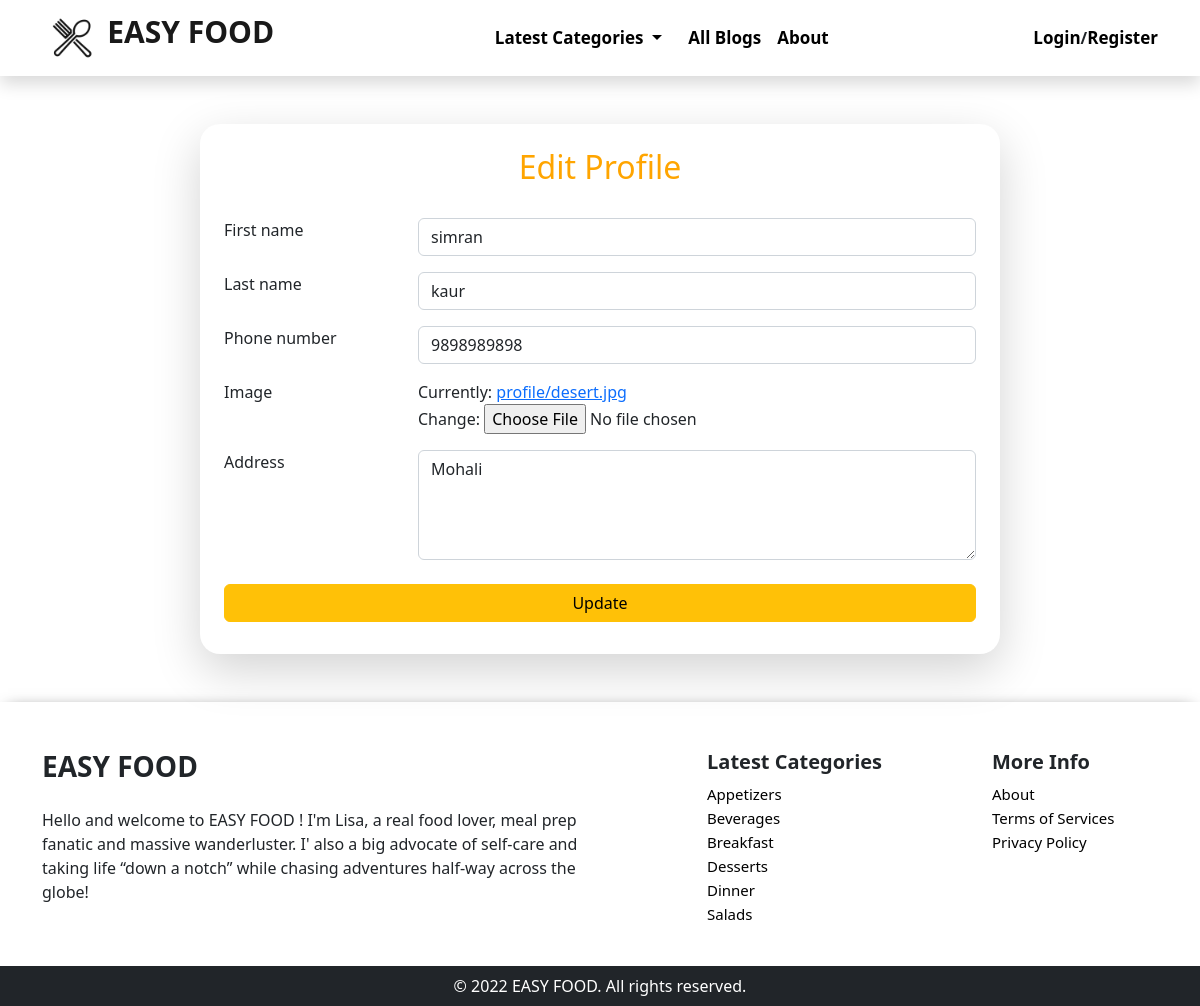
The app's page /edit-profile/admin, older data.
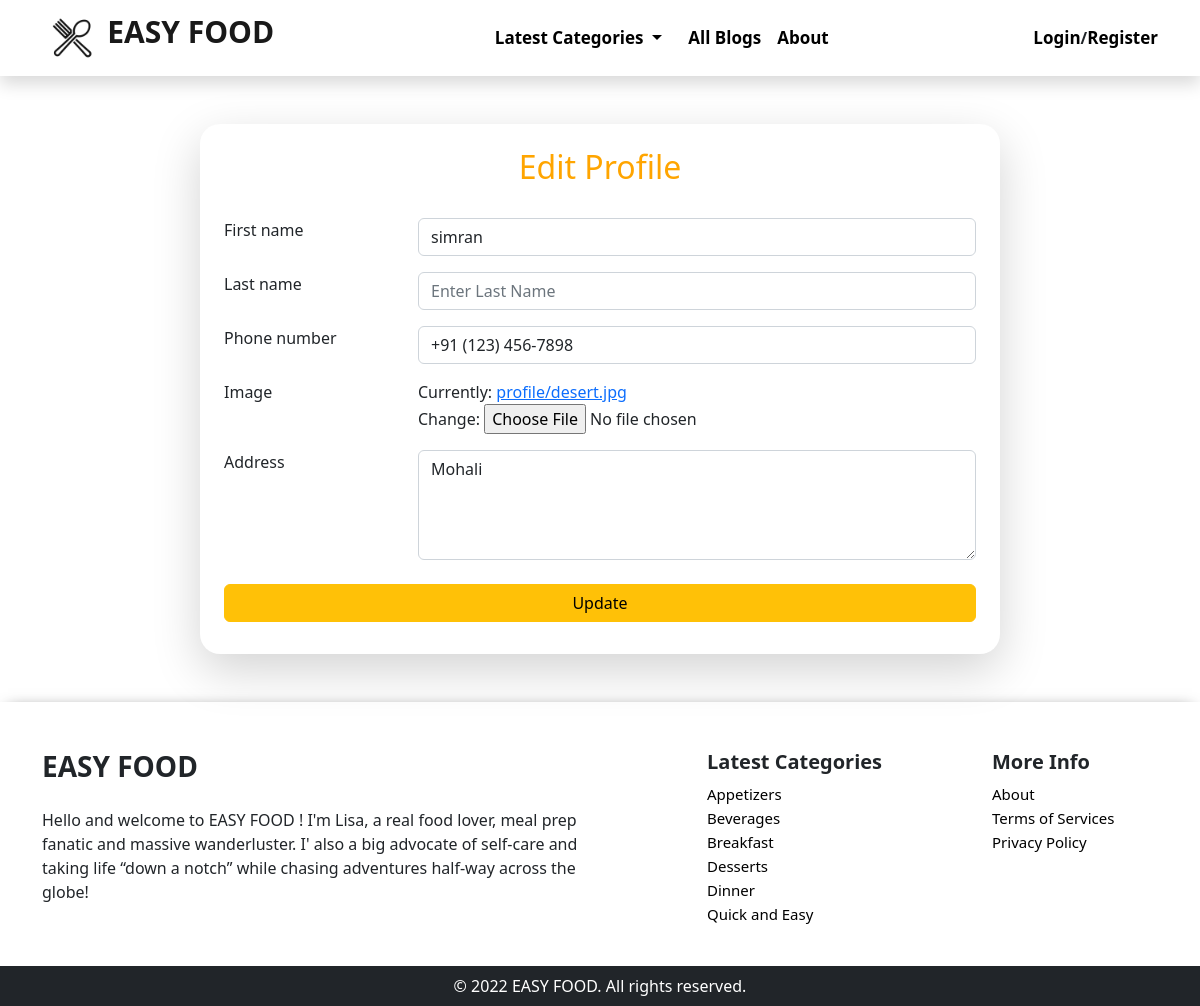
The same page, newer data.
### blogapp/models.py (models this page shows, shortened)
class CustomUsers(AbstractUser):
    email = models.EmailField(blank=False , unique=True)
    created_at = models.DateTimeField(auto_now_add=True)
    updated_at = models.DateTimeField(auto_now= True)
    first_name = models.CharField(max_length=255,blank =False)
    phone_number = models.CharField(max_length=20 , blank=True, unique=True)
    address= models.TextField( blank=True)
    image = models.ImageField(upload_to = 'profile/',  blank=True)

class Category(models.Model):
    name=models.CharField(max_length=200)
    slug = models.SlugField(max_length = 200, blank=True)
    image = models.ImageField(upload_to ='category/', blank=True)
    created_at = models.DateTimeField(auto_now_add=True)
    updated_at = models.DateTimeField(auto_now= True)

### blogapp/views.py (the view)
# urls.py: path('edit-profile/<username>', views.edit_profile,name="edit-profile"),
def edit_profile(request, username):
    blogs = blog()
    user = CustomUsers.objects.get(username=username)
    if request.method == 'POST':
        fm = Register_form(request.POST, instance=user)
        first_name = request.POST['first_name']
        last_name = request.POST['last_name']
        phone_number = request.POST['phone_number']
        address = request.POST['address']
        try:
            user.image = request.FILES['image']
        except:
            pass
        user.save()
        if ((re.match("^[a-zA-Z]+$", first_name))):
            if(((phone_number == "") or (re.match("^(\+\d{1,2}\s)?\(?\d{3}\)?[\s.-]\d{3}[\s.-]\d{4}$", phone_number))) and ((last_name == "") or (re.match ("^[a-zA-Z]+$",last_name)))):
                CustomUsers.objects.filter(username=username).update(first_name=first_name, last_name=last_name, phone_number=phone_number,address=address)
                messages.success(request, "Profile updated successfuly !")
                return HttpResponseRedirect(f"/profile/{username}")
        else:
            messages.error(request, 'Inavalid Credentials')
    else:
        fm = Register_form(instance = user)
    return render(request, 'blogapp/edit_profile.html', {'form': fm, 'blogs': blogs, 'user' : user})

### blog/context_processors.py (called while the page is built)
def nav(request):
    blog= Category.objects.all()
    return {'category' : blog}

### blogapp/views.py (called while the page is built)
def blog():
    category = Category.objects.all().order_by('-updated_at').order_by('name')
    blog = []
    for i in category:
        present = Post.objects.filter(category_id=i.pk)
        if present.exists():
            blog.append(Category.objects.all().get(id=i.pk))
    return blog

### blogapp/templates/blogapp/edit_profile.html (shortened to what this page needs)
{% extends 'base.html' %}
{% load static %}
{% block content %}
{% include "blogapp/navbar.html" %}
<div class="py-xs-0 py-md-5 py-sm-5 py-lg-5 ">
    <form method="POST" novalidate enctype="multipart/form-data" action=""
        class="px-4 shadow-lg  mx-auto register-form bg-white col-xs-8 col-sm-8 col-md-5 col-lg-8 py-4">
        <h2 class="text-center pb-3 register-heading">Edit Profile</h1>
            <div class="row my-3">
                <div class="col-3">{{form.first_name.label}}</div>
                <div class="col-9">
                    {{form.first_name}}
                </div>
            </div>
            <div class="row my-3">
                <div class="col-3">{{form.last_name.label}}</div>
                <div class="col-9">
                    {{form.last_name}}
                </div>
            </div>
            <div class=" row my-3">
                <div class="col-3">{{form.phone_number.label}} </div>
                <div class="col-9">{{form.phone_number}}
                </div>
            </div>
            <div class="row my-3">
                <div class="col-3">Image</div>
                <div class="col-9">Currently: <a href="{{user.image.url}}">{{user.image}}</a>
                    <br> Change:
                    <input type="file" name="image" accept="image/*" id="id_image">
                </div>
            </div>
            <div class="row my-3">
                <div class="col-3">{{form.address.label}}</div>
                <div class="col-9">{{form.address}}
                </div>
            </div>
            <input type="submit" onclick="validate()" value="Update" class="my-2 w-100 btn btn-warning register-button">
    </form>
</div>
{% endblock content %}
{% block footer %}{{block.super}}{% endblock footer %}

### templates/base.html (shortened to what this page needs)
<!DOCTYPE html>
<html lang="en">
{% load static %}
<head>
    <link rel="stylesheet" href="https://cdnjs.cloudflare.com/ajax/libs/font-awesome/6.2.0/css/all.min.css"
 />
    <link href="https://cdn.jsdelivr.net/npm/bootstrap@5.2.2/dist/css/bootstrap.min.css" rel="stylesheet"
>
    <link rel="stylesheet" href="https://cdnjs.cloudflare.com/ajax/libs/OwlCarousel2/2.3.4/assets/owl.carousel.min.css"
 />
    <link rel="stylesheet"
        href="https://cdnjs.cloudflare.com/ajax/libs/OwlCarousel2/2.3.4/assets/owl.theme.default.min.css"
 />
    <link rel="stylesheet" href="//cdn.jsdelivr.net/npm/alertifyjs@1.13.1/build/css/alertify.min.css" />
    <link rel="stylesheet" href="//cdn.jsdelivr.net/npm/alertifyjs@1.13.1/build/css/themes/default.min.css" />
</head>
<body>
    {% block content %}
    {% endblock content %}
    {% block footer %}
    <section class="foot">
        <div class="container pt-5 pb-4">
            <div class="row">
                <div class="col-lg-6 col-sm-12 ">
                    <h3 class="fw-bold">EASY FOOD</h3>
                    <p class="pt-3">Hello and welcome to EASY FOOD ! I'm Lisa, a real food lover, meal prep fanatic and
                        massive wanderluster. I' also a big advocate of self-care and taking life “down a notch” while
                        chasing adventures half-way across the globe!
                    </p>
                </div>
                <div class="col-lg-3 offset-1 d-lg-block d-md-block d-sm-none">
                    <h5 class="fw-bold">Latest Categories</h5>
                    <ul class="footer">
                        {% for blogs in blogs %}
                        {% if forloop.counter < 7 %} <li><a href="{% url 'category' blogs.slug %}">
                                {{blogs.name}}
                            </a></li>
                            {% endif%}
                            {% endfor %}
                    </ul>
                </div>
                <div class="col-lg-2 d-lg-block d-md-block d-sm-none">
                    <h5 class="fw-bold">More Info</h5>
                    <ul class="footer">
                        <li>
                            <a href="{% url 'about' %}">About</a>
                        </li>
                        <li><a href="{% url 'terms' %}">Terms of Services</a></li>
                        <li>
                            <a href="{% url 'policy' %}">Privacy Policy</a>
                        </li>
                    </ul>
                </div>
            </div>
        </div>
        <div class="bg-dark text-white text-center py-2">&#169; <span id="cur-year"></span> EASY FOOD. All rights
            reserved.
        </div>
    </section>
    {% endblock footer %}
</body>
</html>

Row changes from the older to the newer data that the page shows:
no longer on this page (row unchanged): Category: name "Salads"
changed CustomUsers "profile/desert.jpg": last_name "kaur" → (not shown); phone_number "9898989898" → "+91 (123) 456-7898"
now on this page (row unchanged): Category: name "Quick and Easy"
